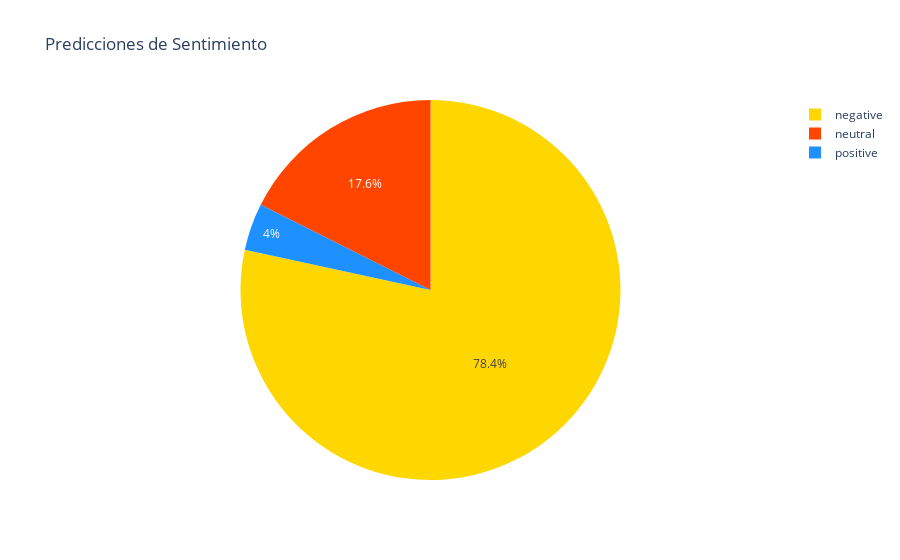

The notebook cell this image was saved under:
### Code cell
f = grafico_torta(df, 0)
f.show()

### Figure 1 — Plotly figure (JSON) as saved in the notebook; plotly's stock layout.template omitted (floating-point values rounded to 4 significant figures)
{"data": [{"domain": {"x": [0, 1], "y": [0, 1]}, "hovertemplate": "sentimiento=%{label}<br>porcentaje=%{value}<extra></extra>", "labels": ["negative", "neutral", "positive"], "legendgroup": "", "name": "", "showlegend": true, "type": "pie", "values": [78.4, 17.6, 4]}], "layout": {"autosize": true, "legend": {"tracegroupgap": 0}, "piecolorway": ["#FFD700", "#FF4500", "#1E90FF", "#FF1493", "#32CD32"], "title": {"text": "Predicciones de Sentimiento"}}}
